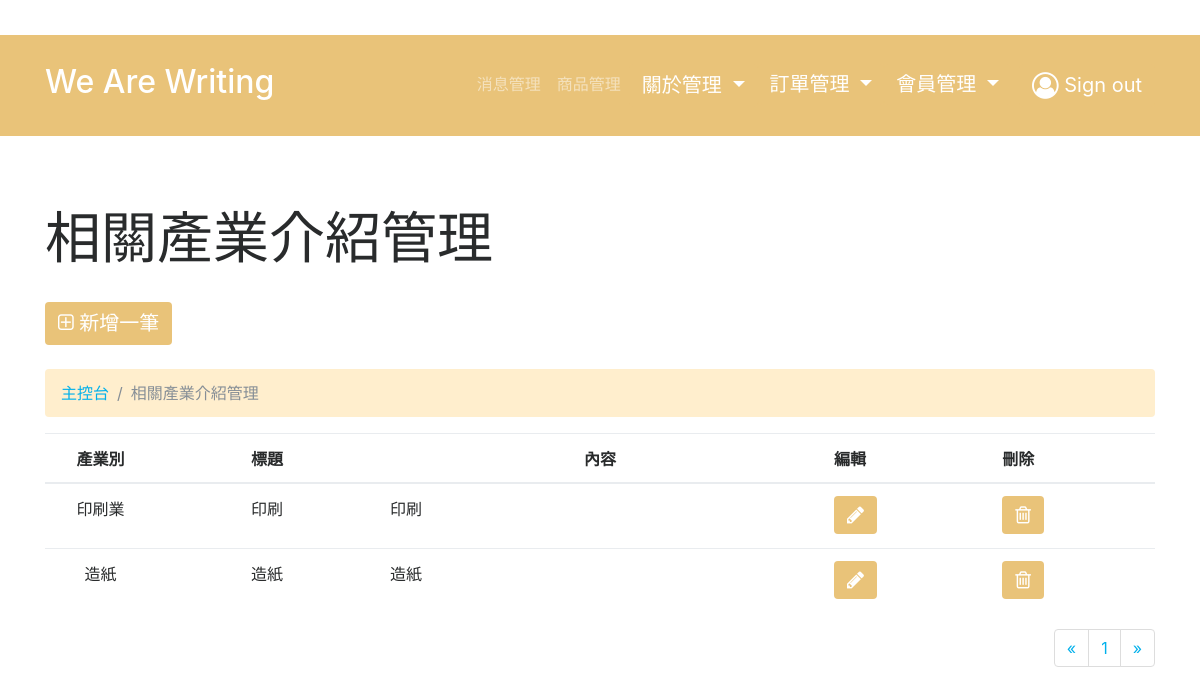
The app's page /admin/industry/list.php (signed in) with its own data.
### tables this page shows
CREATE TABLE `industry` (
  `industryID` int(11) NOT NULL,
  `title` varchar(255) NOT NULL,
  `content` varchar(255) NOT NULL,
  `class` varchar(255) NOT NULL,
  `createdDate` varchar(255) DEFAULT NULL,
  `updatedDate` varchar(255) DEFAULT NULL,
  `author` varchar(255) NOT NULL
);

### admin/industry/list.php (the view, shortened to what this page needs)
<?php
require_once('../../asset/connection/database.php');
$limit = 25;
if (isset($_GET["page"])) { $page_num  = $_GET["page"]; } else { $page_num=1; };
$start_from = ($page_num-1) * $limit;
$sql = "SELECT * FROM industry ORDER BY createdDate DESC LIMIT ".$start_from.",".$limit;
$sth = $db->query($sql);
$industry = $sth->fetchALL(PDO::FETCH_ASSOC);
$totalRows = count($industry);
 ?>
<html>
<head>
<?php require_once('../template/header.php'); ?>
</head>
<body>
<?php require_once('../template/nav.php'); ?>
    <div class="py-5">
    <div class="container">
      <div class="row">
        <div class="col-md-12">
          <h1 class="display-4 my-4" contenteditable="true">相關產業介紹管理</h1>
          <a class="btn btn-warning my-2" href="add.php"><i class="fa fa-plus-square-o" aria-hidden="true"></i> 新增一筆</a>
        </div>
      </div>
      <div class="row">
        <div class="col-md-12">
          <ul class="breadcrumb my-3" style="margin-bottom:0px;margin-top:0px">
            <li class="breadcrumb-item"><a href="list.php">主控台</a></li>
            <li class="breadcrumb-item active">相關產業介紹管理</li>
          </ul>
		</div>
	  </div>
	  <div class="row">
        <div class="col-md-12">
          <table class="table">
            <thead>
              <tr>
                <th width=10% style="text-align:center;">產業別</th>
                <th width=20% style="text-align:center;">標題</th>
                <th width=40% style="text-align:center;">內容</th>
                <th>編輯</th>
                <th>刪除</th>
              </tr>
            </thead>
            <tbody>
            <?php foreach ($industry as $row ) { ?>
              <tr>
                <td style="text-align:center;"><?php echo $row['class']; ?></td>
                <td style="text-align:center;"><?php echo $row['title']; ?></td>
				        <td><?php echo $row['content']; ?></td>
                <td><a href="edit.php?industryID=<?php echo $row['industryID']; ?>" class="btn btn-warning" role="button"><i class="fa fa-pencil" aria-hidden="true"></i></a></td>
                <td><a href="delet.php?industryID=<?php echo $row['industryID']; ?>" class="btn btn-warning" role="button" onclick="if(!confirm('是否刪除此筆資料？')){return false;};"><i class="fa fa-trash-o" aria-hidden="true"></i></a></td>
              </tr>
            <?php } ?>
            </tbody>
          </table>
        </div>
      </div>
      <div class="row">
        <div class="col-md-12">
          <?php
            if($totalRows > 0){
          ?>
          <ul class="pagination float-right">
            <?php include_once("../template/page_num.php"); ?>
          </ul>
        <?php } ?>
        </div>
      </div>
  </div>
</body>
</html>

### admin/css/style.css (style rules this page uses)
.btn-warning { background: rgb(233, 195, 121); font-size: 20px; color: #FFF; }
.breadcrumb { background: rgb(255, 238, 205); }

### records on screen
industry: class "印刷業", title "印刷", content "印刷"
industry: class "造紙", title "造紙", content "造紙"
